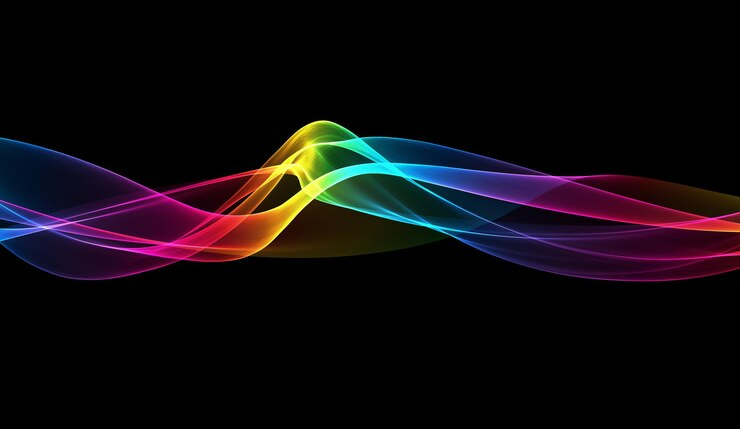
#> input picture input/entrada.jpg, 740 x 429 px
$ python q6_v2.py
#> lines starting #> are read from the running program, lines starting #| are printed output that depends on the picture; after the words box and inside, x2 and y2 are one past the last pixel; in counts of white or black regions, pixels touching at a corner belong together
#> in main, image is the input picture: shape (429, 740, 3); mean B, G, R 14.1, 10.4, 15.6
import cv2
import numpy as np
import random
from collections import Counter

def add_salt_and_pepper_noise(image, noise_percentage):
#> called with noise_percentage = 0.1
    noisy_image = image.copy()
    total_pixels = image.shape[0] * image.shape[1]
#> total_pixels = 317460
    num_noise_pixels = int(total_pixels * noise_percentage)
#> num_noise_pixels = 31746

    for _ in range(num_noise_pixels):
        row = random.randint(0, image.shape[0] - 1)
        col = random.randint(0, image.shape[1] - 1)
        channel = random.randint(0, 2)  # Escolhe o canal de cor (R, G ou B)
        noisy_image[row, col, channel] = 0 if random.randint(0, 1) == 0 else 255
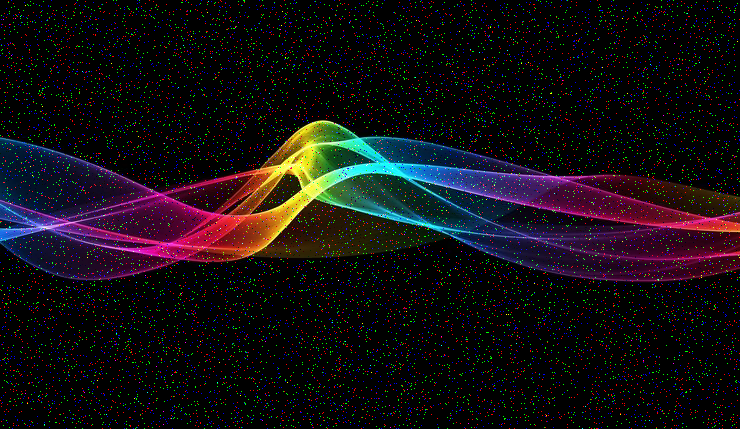
#> noisy_image: shape (429, 740, 3); 5.98% of pixels changed, all inside (x1, y1, x2, y2) = (0, 0, 740, 429)

    return noisy_image

def mean_filter(src, kernel_size):
#> called with kernel_size = 3
    return cv2.blur(src, (kernel_size, kernel_size))
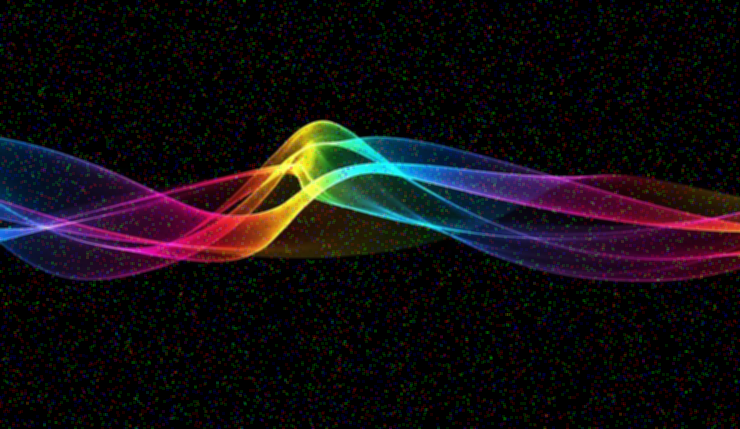
#> returned value: shape (429, 740, 3); mean of channels 0, 1, 2 17.8, 14.2, 19.2; drawn as B, G, R

def median_filter(src, kernel_size):
#> called with kernel_size = 3
    return cv2.medianBlur(src, kernel_size)

def mode_filter(src, kernel_size):
#> called with kernel_size = 3
    dst = src.copy()
    padded_src = cv2.copyMakeBorder(src, kernel_size // 2, kernel_size // 2, kernel_size // 2, kernel_size // 2, cv2.BORDER_REPLICATE)
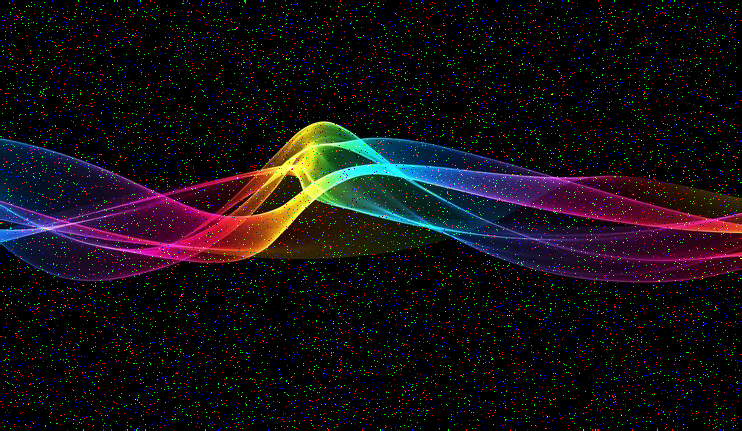
#> padded_src: shape (431, 742, 3); mean B, G, R 17.8, 14.2, 19.2

    for i in range(src.shape[0]):
        for j in range(src.shape[1]):
            for c in range(src.shape[2]):  # Itera sobre os canais de cor
                neighbors = []
                for m in range(-kernel_size // 2, kernel_size // 2 + 1):
                    for n in range(-kernel_size // 2, kernel_size // 2 + 1):
                        neighbors.append(padded_src[i + m + kernel_size // 2, j + n + kernel_size // 2, c])

                mode_value = Counter(neighbors).most_common(1)[0][0]
                dst[i, j, c] = mode_value
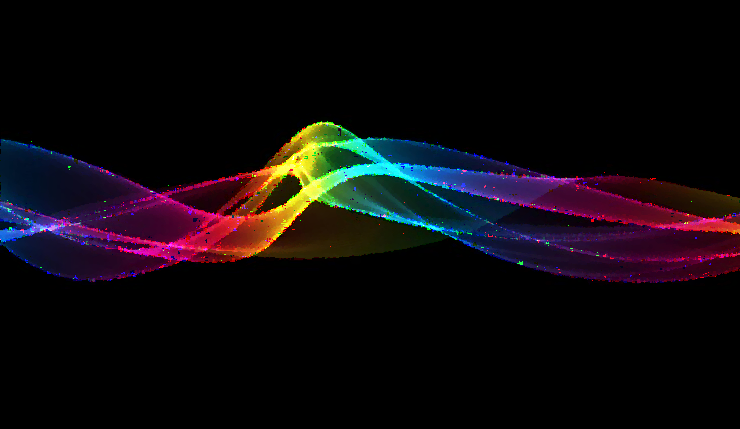
#> dst: shape (429, 740, 3); mean B, G, R 13.3, 9.7, 14.9

    return dst

# Filtro knn usando a média
def knn_filter(src, kernel_size):
    return mean_filter(src, kernel_size)

def main():
    image = cv2.imread("input/entrada.jpg")
    if image is None:
        print("Erro ao carregar a imagem!")
        return

    # Adicionar ruído sal e pimenta
    noisy_image = add_salt_and_pepper_noise(image, 0.1)  # 10% de ruído

    kernel_size = 3

    mean_filtered = mean_filter(noisy_image, kernel_size)
    median_filtered = median_filter(noisy_image, kernel_size)
    mode_filtered = mode_filter(noisy_image, kernel_size)
    knn_filtered = knn_filter(noisy_image, kernel_size)

    cv2.imwrite("output/noisy_image.jpg", noisy_image)
    cv2.imwrite("output/mean_filtered.jpg", mean_filtered)
    cv2.imwrite("output/median_filtered.jpg", median_filtered)
    cv2.imwrite("output/mode_filtered.jpg", mode_filtered)
    cv2.imwrite("output/knn_filtered.jpg", knn_filtered)

if __name__ == "__main__":
    main()
